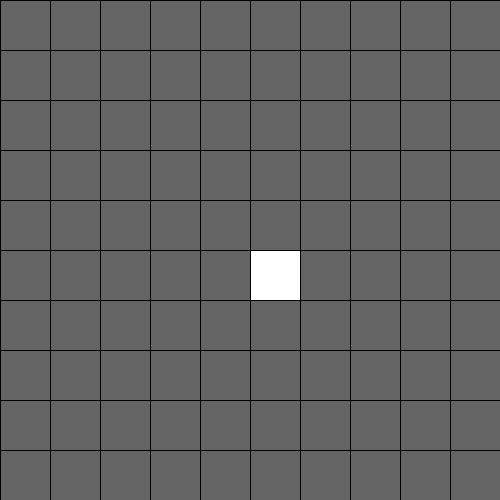
Frame 1 (no input)
Frame 60 (the mouse pressed at the canvas centre just before this capture): identical to frame 1, image omitted
Frame 120 (the mouse held since frame 60 and released just before this capture): identical to frame 1, image omitted

The Processing sketch that drew this single still picture (run headless with seeded random() and noise(); from frame 60 on, the mouse is pressed at the canvas centre):

// Processing sketch: snake
// ── snake.pde
Snake snake;
Cuadricula c;
void setup()
{
  size(500, 500);
  snake = new Snake();
  c = new Cuadricula(50);
}

void draw() 
{
  background(100);
  snake.Dibujar();
  c.Dibujar();
}

void keyPressed()
{
  snake.Mover();
}

// ── Cuadricula.pde
class Cuadricula
{
  float l;
  Cuadricula(float l)
  {
    this.l = l;
  }

  void Dibujar()
  {
    int N = floor(height/l);
    // Horizontales
    for(int k = 0; k < N; k++) 
    {
      line(0, k*l, width,k*l);
    }
    // Verticales
    for(int k = 0; k < N; k++) 
    {
      line(k*l, 0, k*l, height);
    }
  }
}

// ── SnakeClass.pde
class Snake
{
  float x;
  float y;
  float l;
  color c;
  Snake() 
  {
    x = width/2;
    y = height/2;
    l = 50;
    c = color(0, 200, 00);
  }

  void Dibujar() 
  {
    square(x, y, l);
  }
  
  void Mover() 
  {  
    MoverA();
    
    if(x < 0) 
    {
      x = 0;
    }
    if(y < 0)
    {
      y = 0;
    }
    
    if(x >= width)
    {
      x = width - l;
    }
    
    if( y >= height)
    {
      y = height -l;
    }
    
  }
  
  void MoverA()
  {
    // WASD
    if(key == 'w' || key == 'W') 
    {
      y -= l;
    }
    
    if(key == 'a' || key == 'A') 
    {
      x -= l;
    }
    
    if(key == 's' || key == 'S') 
    {
      y += l;
    }
    
    if(key == 'd' || key == 'D') 
    {
      x += l;
    }  
  }
}
